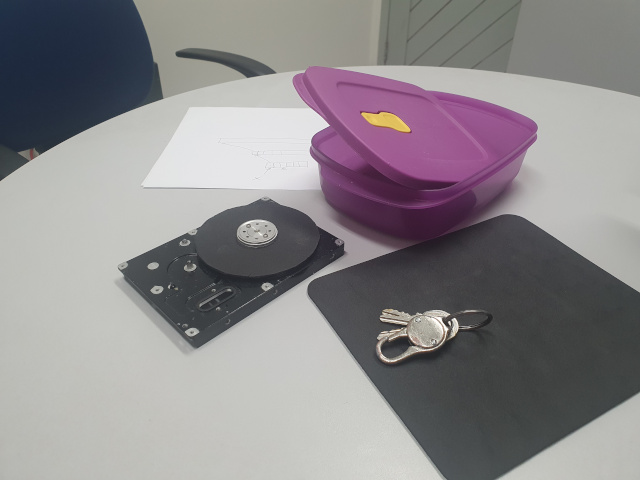
//> input picture tutorial/pdi/exemplos/mtbalign/align1.jpg, 640 x 480 px
$ ./mtbalign   (built with g++ and OpenCV 4)
//> lines starting //> are read from the running program, lines starting //| are printed output that depends on the picture
#include <iostream>
#include <opencv2/opencv.hpp>
#include <vector>

int main(int argc, char** argv){
  cv::Mat mtb1, mtb2, mtb3, comb;
  cv::Mat max;
  std::vector<cv::Mat> images;
  mtb1 = cv::imread("align1.jpg");
//> mtb1 is the input picture: 480 rows x 640 cols, CV_8UC3; mean B, G, R 139.2, 136.7, 140.5
  mtb2 = cv::imread("align2.jpg");
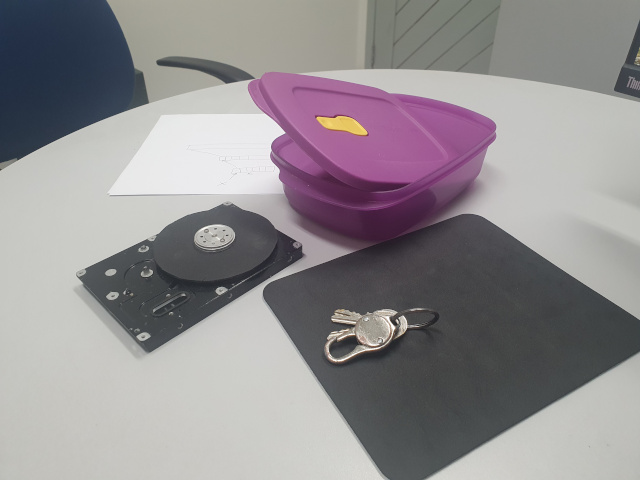
//> input picture tutorial/pdi/exemplos/mtbalign/align2.jpg, 640 x 480 px
//> mtb2 is the input picture: 480 rows x 640 cols, CV_8UC3; mean B, G, R 144.2, 141.5, 145.7
  cv::bitwise_xor(mtb1, mtb2, max);
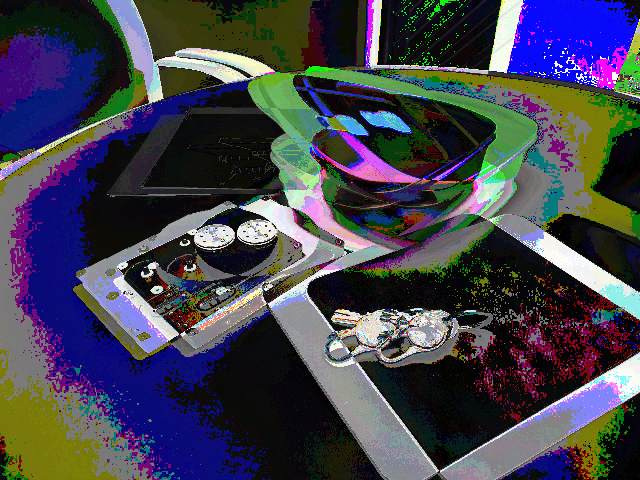
//> max: 480 rows x 640 cols, CV_8UC3; mean B, G, R 79.2, 66.3, 66.2
  cv::imshow("max1", max);
  images.push_back(mtb1);
  images.push_back(mtb2);
  cv::Ptr<cv::AlignMTB> alignMTB = cv::createAlignMTB();
  alignMTB->process(images, images);
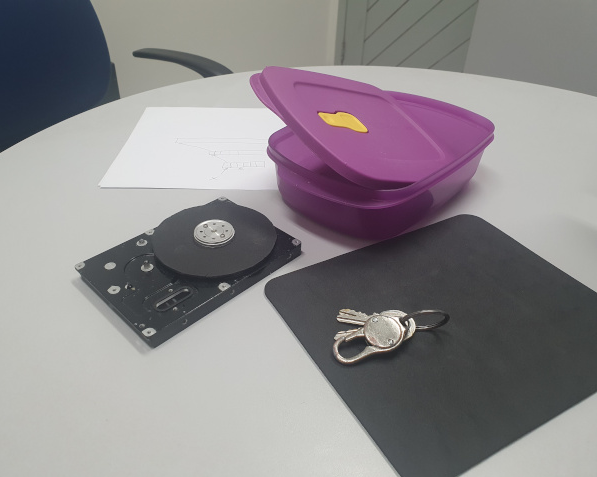
//> images[0]: 477 rows x 597 cols, CV_8UC3; mean B, G, R 138.8, 136.2, 140.5
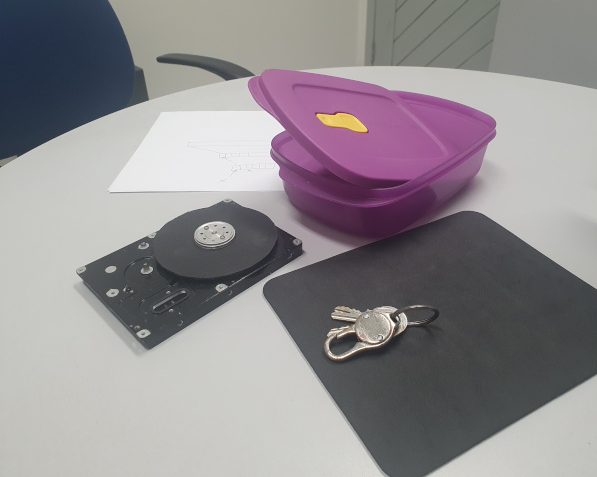
//> images[1]: 477 rows x 597 cols, CV_8UC3; mean B, G, R 143.5, 140.3, 145
  cv::bitwise_xor(images[0], images[1], max);
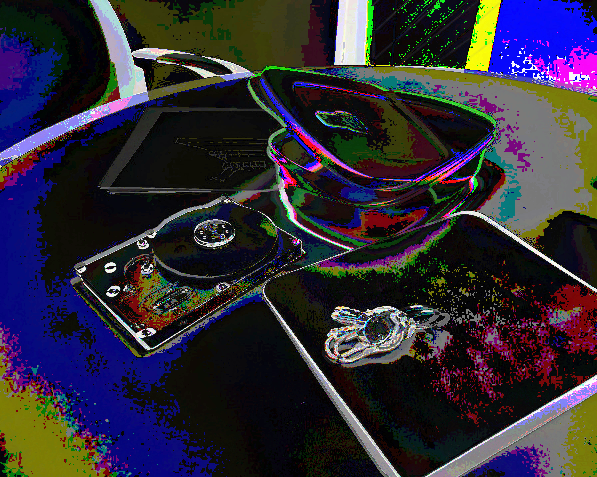
//> max: 477 rows x 597 cols, CV_8UC3; mean B, G, R 55.2, 43.1, 47.2
  cv::imshow("max2", max);
  cv::waitKey();
  return 0;
}
